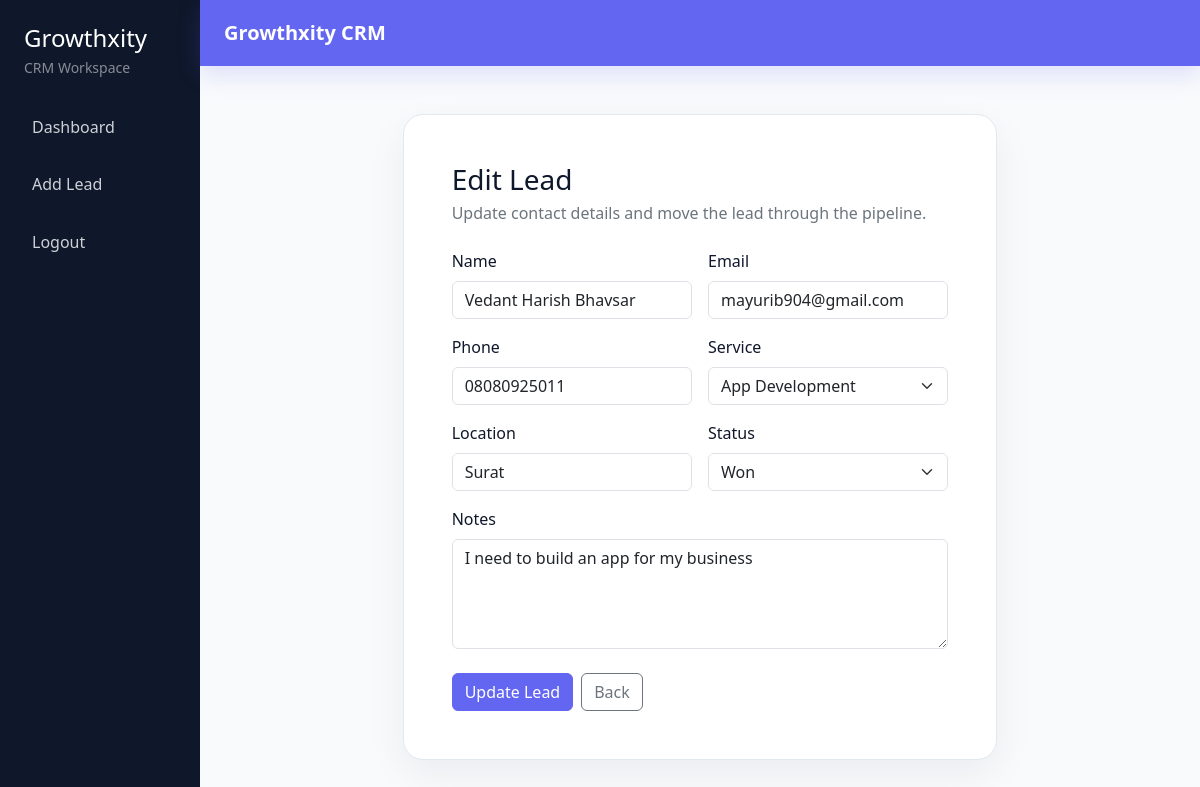
/edit-lead/5 (signed in), run on the app's committed database.
### models.py (models this page shows)
class Lead(db.Model):
    __tablename__ = "leads"
    STATUS_OPTIONS = (
        "New",
        "Contacted",
        "Qualified",
        "Proposal Sent",
        "Negotiation",
        "Won",
        "Lost",
    )
    VALID_STATUS_OPTIONS = STATUS_OPTIONS + ("Closed",)
    SERVICE_OPTIONS = (
        "Website Lead",
        "Web Development",
        "App Development",
        "SEO",
        "Performance Marketing",
        "CRM Setup",
        "Branding",
    )
    __table_args__ = (
        CheckConstraint(
            "status IN ('New', 'Contacted', 'Qualified', 'Proposal Sent', 'Negotiation', 'Won', 'Lost', 'Closed')",
            name="ck_leads_status_valid",
        ),
    )
    id = db.Column(db.Integer, primary_key=True)
    name = db.Column(db.String(100), nullable=False)
    email = db.Column(db.String(255), nullable=False)
    phone = db.Column(db.String(20), nullable=False)
    source = db.Column(db.String(100), nullable=True)
    service = db.Column(db.String(100), nullable=True)
    location = db.Column(db.String(120), nullable=True)
    notes = db.Column(db.Text, nullable=True)
    status = db.Column(db.String(50), nullable=False, default="New", index=True)
    user_id = db.Column(db.Integer, db.ForeignKey("users.id"), nullable=False, index=True)
    client_work_items = db.relationship(
        "ClientWork",
        backref="lead",
        lazy="selectin",
        cascade="all, delete-orphan",
    )

### leads.py (the view, shortened to what this page needs)
@leads.route("/edit-lead/<int:lead_id>", methods=["GET", "POST"])
@login_required
def edit_lead(lead_id):
    lead = get_user_lead_or_404(lead_id)
    error = None
    return render_template(
        "edit_lead.html",
        lead=lead,
        status_choices=Lead.STATUS_OPTIONS,
        service_choices=Lead.SERVICE_OPTIONS,
        error=error,
    )

### app.py (called while the page is built)
@login_manager.user_loader
def load_user(user_id):
    return db.session.get(User, int(user_id))

### leads.py (called while the page is built)
def get_user_lead_or_404(lead_id):
    lead = Lead.query.get_or_404(lead_id)
    if lead.user_id != current_user.id:
        abort(403)
    return lead

### templates/edit_lead.html (shortened to what this page needs)
{% extends "base.html" %}
{% block content %}
<div class="row justify-content-center">
    <div class="col-xl-8">
        <div class="page-card p-4 p-lg-5">
            <div class="mb-4">
                <h1 class="h3 mb-1">Edit Lead</h1>
                <p class="text-secondary mb-0">Update contact details and move the lead through the pipeline.</p>
            </div>
            <form method="post" class="row g-3">
                <div class="col-md-6">
                    <label for="name" class="form-label">Name</label>
                    <input type="text" id="name" name="name" value="{{ lead.name }}" class="form-control" required>
                </div>
                <div class="col-md-6">
                    <label for="email" class="form-label">Email</label>
                    <input type="email" id="email" name="email" value="{{ lead.email }}" class="form-control" required>
                </div>
                <div class="col-md-6">
                    <label for="phone" class="form-label">Phone</label>
                    <input type="text" id="phone" name="phone" value="{{ lead.phone }}" class="form-control" required>
                </div>
                <div class="col-md-6">
                    <label for="service" class="form-label">Service</label>
                    <select id="service" name="service" class="form-select" required>
                        {% for service in service_choices %}
                        <option value="{{ service }}" {% if service == lead.service %}selected{% endif %}>
                            {{ service }}
                        </option>
                        {% endfor %}
                    </select>
                </div>
                <div class="col-md-6">
                    <label for="location" class="form-label">Location</label>
                    <input type="text" id="location" name="location" value="{{ lead.location or '' }}" class="form-control" required>
                </div>
                <div class="col-md-6">
                    <label for="status" class="form-label">Status</label>
                    <select id="status" name="status" class="form-select" required>
                        {% for status in status_choices %}
                        <option value="{{ status }}" {% if status == lead.status %}selected{% endif %}>
                            {{ status }}
                        </option>
                        {% endfor %}
                    </select>
                </div>
                <div class="col-12">
                    <label for="notes" class="form-label">Notes</label>
                    <textarea id="notes" name="notes" class="form-control" rows="4" placeholder="Add any useful context for this lead">{{ lead.notes or '' }}</textarea>
                </div>
                <div class="col-12 d-flex gap-2 pt-2">
                    <button type="submit" class="btn btn-primary">Update Lead</button>
                    <a href="{{ url_for('leads.dashboard') }}" class="btn btn-outline-secondary">Back</a>
                </div>
            </form>
        </div>
    </div>
</div>
{% endblock %}

### templates/base.html (style rules this page uses)
:root { --gx-primary: #6366F1; --gx-sidebar: #0F172A; --gx-background: #F8FAFC; --gx-accent: #22C55E; --gx-text: #0f172a; --gx-muted: #64748b; --gx-border: #e2e8f0; }
body { background: var(--gx-background); color: var(--gx-text); }
.page-card { background: #fff; border: 1px solid var(--gx-border); border-radius: 1.25rem; box-shadow: 0 14px 40px rgba(15, 23, 42, 0.06); }
.btn-primary, .btn-primary:hover, .btn-primary:focus { background-color: var(--gx-primary); border-color: var(--gx-primary); }
.btn, .form-control, .form-select { transition: all 0.2s ease; }

### data on the page
Lead: name "Vedant Harish Bhavsar", email "mayurib904@gmail.com", phone "08080925011", service "App Development", location "Surat", status "Won", notes "I need to build an app for my business"
